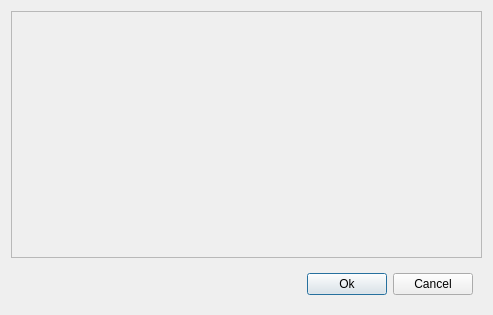
<?xml version="1.0" encoding="UTF-8"?>
<ui version="4.0">
 <class>GenericDialogLayout</class>
 <widget class="QDialog" name="GenericDialogLayout">
  <property name="geometry">
   <rect>
    <x>0</x>
    <y>0</y>
    <width>493</width>
    <height>315</height>
   </rect>
  </property>
  <property name="windowTitle">
   <string>Dialog</string>
  </property>
  <layout class="QGridLayout" name="gridLayout_3">
   <item row="1" column="2">
    <spacer name="horizontalSpacer">
     <property name="orientation">
      <enum>Qt::Horizontal</enum>
     </property>
     <property name="sizeHint" stdset="0">
      <size>
       <width>270</width>
       <height>20</height>
      </size>
     </property>
    </spacer>
   </item>
   <item row="1" column="1">
    <layout class="QHBoxLayout" name="outHLayout"/>
   </item>
   <item row="1" column="3">
    <widget class="QWidget" name="buttonWidget" native="true">
     <property name="maximumSize">
      <size>
       <width>16777215</width>
       <height>47</height>
      </size>
     </property>
     <layout class="QGridLayout" name="gridLayout">
      <item row="0" column="0">
       <widget class="QPushButton" name="okPushButton">
        <property name="text">
         <string>Ok</string>
        </property>
       </widget>
      </item>
      <item row="0" column="1">
       <widget class="QPushButton" name="cancelPushButton">
        <property name="text">
         <string>Cancel</string>
        </property>
       </widget>
      </item>
     </layout>
    </widget>
   </item>
   <item row="1" column="0">
    <layout class="QVBoxLayout" name="outVLayout"/>
   </item>
   <item row="0" column="0" colspan="4">
    <widget class="QScrollArea" name="scrollArea">
     <property name="widgetResizable">
      <bool>true</bool>
     </property>
     <widget class="QWidget" name="scrollAreaWidgetContents">
      <property name="geometry">
       <rect>
        <x>0</x>
        <y>0</y>
        <width>477</width>
        <height>246</height>
       </rect>
      </property>
      <layout class="QGridLayout" name="gridLayout_2">
       <item row="0" column="0">
        <layout class="QHBoxLayout" name="hLayout"/>
       </item>
       <item row="1" column="0">
        <layout class="QVBoxLayout" name="vLayout"/>
       </item>
       <item row="2" column="0">
        <spacer name="verticalSpacer">
         <property name="orientation">
          <enum>Qt::Vertical</enum>
         </property>
         <property name="sizeHint" stdset="0">
          <size>
           <width>20</width>
           <height>32</height>
          </size>
         </property>
        </spacer>
       </item>
      </layout>
     </widget>
    </widget>
   </item>
  </layout>
  <zorder>horizontalSpacer</zorder>
  <zorder>buttonWidget</zorder>
  <zorder>scrollArea</zorder>
 </widget>
 <resources/>
 <connections/>
</ui>
